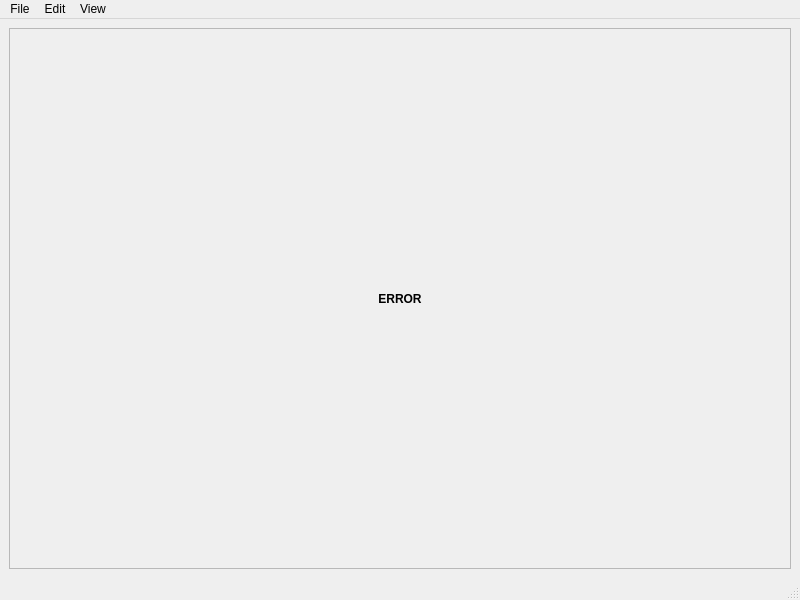
<?xml version="1.0" encoding="UTF-8"?>
<ui version="4.0">
 <class>ImageViewer</class>
 <widget class="QMainWindow" name="ImageViewer">
  <property name="geometry">
   <rect>
    <x>0</x>
    <y>0</y>
    <width>800</width>
    <height>600</height>
   </rect>
  </property>
  <property name="windowTitle">
   <string>ImageViewer</string>
  </property>
  <widget class="QWidget" name="centralwidget">
   <layout class="QHBoxLayout" name="horizontalLayout">
    <item>
     <widget class="QScrollArea" name="scrollArea">
      <property name="widgetResizable">
       <bool>true</bool>
      </property>
      <widget class="QLabel" name="imageLabel">
       <property name="geometry">
        <rect>
         <x>0</x>
         <y>0</y>
         <width>776</width>
         <height>525</height>
        </rect>
       </property>
       <property name="sizePolicy">
        <sizepolicy hsizetype="Ignored" vsizetype="Ignored">
         <horstretch>0</horstretch>
         <verstretch>0</verstretch>
        </sizepolicy>
       </property>
       <property name="font">
        <font>
         <weight>75</weight>
         <bold>true</bold>
        </font>
       </property>
       <property name="text">
        <string>ERROR</string>
       </property>
       <property name="scaledContents">
        <bool>true</bool>
       </property>
       <property name="alignment">
        <set>Qt::AlignCenter</set>
       </property>
      </widget>
     </widget>
    </item>
   </layout>
  </widget>
  <widget class="QMenuBar" name="menubar">
   <property name="geometry">
    <rect>
     <x>0</x>
     <y>0</y>
     <width>800</width>
     <height>26</height>
    </rect>
   </property>
   <widget class="QMenu" name="menuFile">
    <property name="title">
     <string>File</string>
    </property>
    <widget class="QMenu" name="menuRecent">
     <property name="enabled">
      <bool>false</bool>
     </property>
     <property name="title">
      <string>Recent</string>
     </property>
    </widget>
    <addaction name="actionOpen"/>
    <addaction name="menuRecent"/>
   </widget>
   <widget class="QMenu" name="menuEdit">
    <property name="title">
     <string>Edit</string>
    </property>
    <addaction name="actionUndo"/>
    <addaction name="actionRedo"/>
   </widget>
   <widget class="QMenu" name="menuView">
    <property name="title">
     <string>View</string>
    </property>
    <addaction name="actionZoomIn"/>
    <addaction name="actionZoomOut"/>
    <addaction name="actionResetSize"/>
    <addaction name="actionFitToWindow"/>
   </widget>
   <addaction name="menuFile"/>
   <addaction name="menuEdit"/>
   <addaction name="menuView"/>
  </widget>
  <widget class="QStatusBar" name="statusbar"/>
  <action name="actionOpen">
   <property name="text">
    <string>Open</string>
   </property>
  </action>
  <action name="actionUndo">
   <property name="enabled">
    <bool>false</bool>
   </property>
   <property name="text">
    <string>Undo</string>
   </property>
  </action>
  <action name="actionRedo">
   <property name="enabled">
    <bool>false</bool>
   </property>
   <property name="text">
    <string>Redo</string>
   </property>
  </action>
  <action name="actionZoomIn">
   <property name="enabled">
    <bool>false</bool>
   </property>
   <property name="text">
    <string>Zoom in</string>
   </property>
  </action>
  <action name="actionZoomOut">
   <property name="enabled">
    <bool>false</bool>
   </property>
   <property name="text">
    <string>Zoom out</string>
   </property>
  </action>
  <action name="actionResetSize">
   <property name="enabled">
    <bool>false</bool>
   </property>
   <property name="text">
    <string>Reset size</string>
   </property>
  </action>
  <action name="actionFitToWindow">
   <property name="checkable">
    <bool>true</bool>
   </property>
   <property name="checked">
    <bool>true</bool>
   </property>
   <property name="enabled">
    <bool>false</bool>
   </property>
   <property name="text">
    <string>Fit to window</string>
   </property>
  </action>
  <action name="actionSaveAs">
   <property name="text">
    <string>Save as</string>
   </property>
  </action>
 </widget>
 <resources/>
 <connections/>
</ui>
